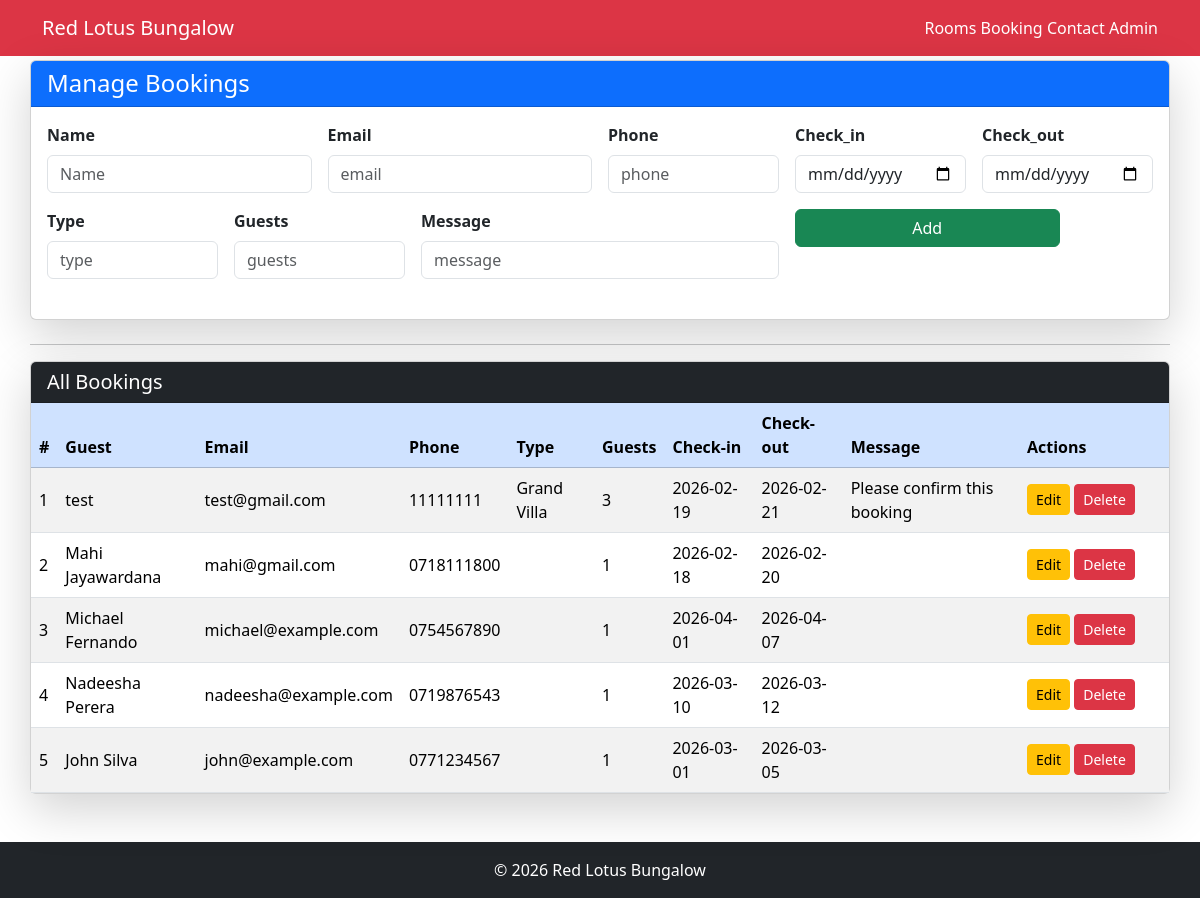
Page /admin/manage_bookings.php on the earlier database version.
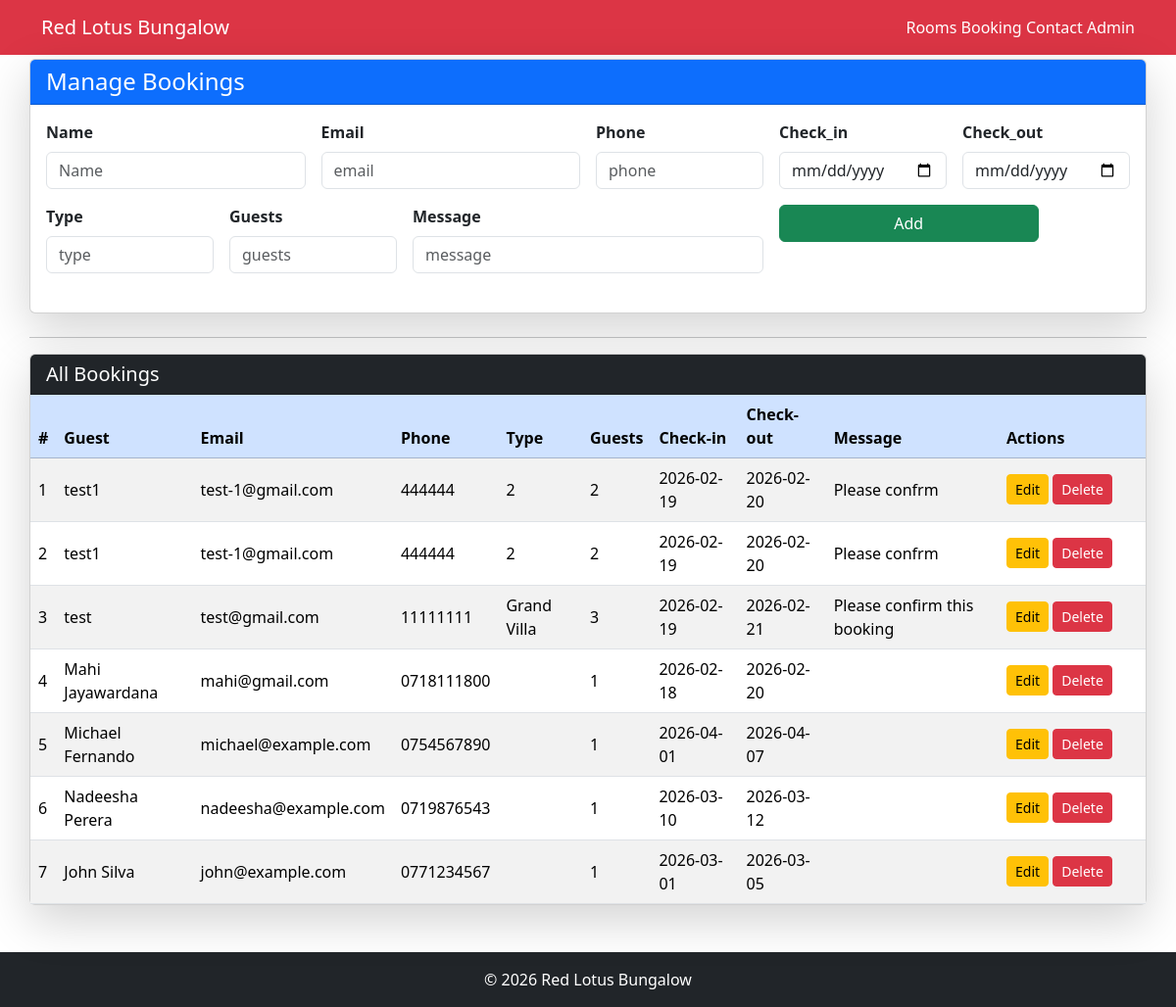
Same page on the later database version.
### tables this page shows
CREATE TABLE `bookings` (
  `id` int(11) NOT NULL,
  `customer_name` varchar(100) NOT NULL,
  `email` varchar(100) DEFAULT NULL,
  `phone` varchar(20) DEFAULT NULL,
  `room_id` int(11) DEFAULT NULL,
  `check_in` date DEFAULT NULL,
  `check_out` date DEFAULT NULL,
  `total_price` decimal(10,2) DEFAULT NULL,
  `status` varchar(20) DEFAULT 'Pending',
  `room_type` varchar(50) DEFAULT NULL,
  `guests` int(11) DEFAULT 1,
  `message` varchar(100) DEFAULT NULL,
  `created_at` timestamp NOT NULL DEFAULT current_timestamp()
);

### admin/manage_bookings.php (the view, shortened to what this page needs)
<?php
include '../includes/header.php';
include '../includes/navbar.php';
require '../config/database.php';
$editBooking = null;
$bookings = $pdo->query("SELECT * FROM bookings ORDER BY id DESC")->fetchAll();
?>
<div class="container my-1 px-0">
    <div class="card shadow-lg mb-4">
        <div class="card-header bg-primary text-white">
            <h4 class="mb-0"><?= $editBooking ? 'Edit Bookings' : 'Manage Bookings' ?></h4>
        </div>
        <div class="card-body">
            <form method="POST" class="row g-3 mb-4">
                <div class="col-md-3">
                    <label class="form-label"><b>Name</b></label>
                    <input type="text" name="name" placeholder="Name" class="form-control"
                        value="<?= $editBooking['customer_name'] ?? '' ?>" required>
                </div>
                <div class="col-md-3">
                    <label class="form-label"><b>Email</b></label>
                    <input type="text" name="email" placeholder="email" class="form-control"
                        value="<?= $editBooking['email'] ?? '' ?>" required>
                </div>
                <div class="col-md-2">
                    <label class="form-label"><b>Phone</b></label>
                    <input type="text" name="phone" placeholder="phone" class="form-control"
                        value="<?= $editBooking['phone'] ?? '' ?>" required>
                </div>
                <div class="col-md-2">
                    <label class="form-label"><b>Check_in</b></label>
                    <input type="date" name="check_in" placeholder="check_in" class="form-control"
                        value="<?= $editBooking['check_in'] ?? '' ?>" required>
                </div>
                <div class="col-md-2">
                    <label class="form-label"><b>Check_out</b></label>
                    <input type="date" name="check_in" placeholder="check_out" class="form-control"
                        value="<?= $editBooking['check_out'] ?? '' ?>" required>
                </div>
                <div class="col-md-2">
                    <label class="form-label"><b>Type</b></label>
                    <input type="text" name="room_type" placeholder="type" class="form-control"
                        value="<?= $editBooking['room_type'] ?? '' ?>" required>
                </div>
                <div class="col-md-2">
                    <label class="form-label"><b>Guests</b></label>
                    <input type="text" name="guests" placeholder="guests" class="form-control"
                        value="<?= $editBooking['guests'] ?? '' ?>" required>
                </div>
                <div class="col-md-4">
                    <label class="form-label"><b>Message</b></label>
                    <input type="text" name="message" placeholder="message" class="form-control"
                        value="<?= $editBooking['message'] ?? '' ?>" required>
                </div>
<div class="col-md-3">
    <?php if ($editBooking): ?>
        <div class="d-flex gap-2">
            <button class="btn btn-warning flex-fill" name="update">
                Update
            </button>
            <a href="<?= $_SERVER['PHP_SELF'] ?>"
               class="btn btn-secondary flex-fill">
                Cancel
            </a>
        </div>
    <?php else: ?>
        <button class="btn btn-success w-100" name="add">
            Add
        </button>
    <?php endif; ?>
</div>            </form>
        </div>
    </div>
    <hr>
    <div class="card shadow-lg">
        <div class="card-header bg-dark text-white">
            <h5 class="mb-0">All Bookings</h4>
        </div>
        <div class="table-responsive">
            <table class="table table-striped table-hover align-middle mb-0">
                <thead class="table-primary">
                    <tr>
                        <th>#</th>
                        <th>Guest</th>
                        <th>Email</th>
                        <th>Phone</th>
                        <th>Type</th>
                        <th>Guests</th>
                        <th>Check-in</th>
                        <th>Check-out</th>
                        <th>Message</th>
                        <th width="150">Actions</th>
                    </tr>
                </thead>
                <tbody>
                    <?php foreach ($bookings as $index => $booking): ?>
                        <tr>
                            <td><?= $index + 1 ?></td>
                            <td><?= htmlspecialchars($booking['customer_name']) ?></td>
                            <td><?= htmlspecialchars($booking['email']) ?></td>
                            <td><?= htmlspecialchars($booking['phone']) ?></td>
                            <td><?= htmlspecialchars($booking['room_type']) ?></td>
                            <td><?= htmlspecialchars($booking['guests']) ?></td>
                            <td><?= htmlspecialchars($booking['check_in']) ?></td>
                            <td><?= htmlspecialchars($booking['check_out']) ?></td>
                            <td><?= htmlspecialchars($booking['message']) ?></td>
                            <td>
                                <a href="?edit=<?= $booking['id'] ?>" class="btn btn-sm btn-warning">Edit</a>
                                <a href="?delete=<?= $booking['id'] ?>"
                                    class="btn btn-sm btn-danger"
                                    onclick="return confirm('Delete this booking?')">
                                    Delete
                                </a>
                            </td>
                        </tr>
                    <?php endforeach; ?>
                </tbody>
            </table>
        </div>
    </div>
</div>
<?php include '../includes/footer.php'; ?>

### includes/header.php (shortened to what this page needs)
<!DOCTYPE html>
<html>
<head>
    <link href="https://cdn.jsdelivr.net/npm/bootstrap@5.3.2/dist/css/bootstrap.min.css" rel="stylesheet">
</head>
<body>

### includes/navbar.php
<nav class="navbar navbar-expand-lg navbar-dark bg-danger">
  <div class="container">
    <a class="navbar-brand" href="index.php">Red Lotus Bungalow</a>
    <div>
      <a class="nav-link d-inline text-white" href="manage_rooms.php">Rooms</a>
      <a class="nav-link d-inline text-white" href="manage_bookings.php">Booking</a>
      <a class="nav-link d-inline text-white" href="contact.php">Contact</a>
      <a class="nav-link d-inline text-white" href="login.php">Admin</a>
    </div>
  </div>
</nav>

### includes/footer.php (shortened to what this page needs)
<footer class="bg-dark text-white text-center p-3 mt-5">
    © <?php echo date("Y"); ?> Red Lotus Bungalow
</footer>
</body>
</html>

Differences in the rows shown:
added bookings: customer_name "test1", email "test-1@gmail.com", phone "444444", room_type "2", guests "2", check_in "2026-02-19", check_out "2026-02-20", message "Please confrm"
added bookings: customer_name "test1", email "test-1@gmail.com", phone "444444", room_type "2", guests "2", check_in "2026-02-19", check_out "2026-02-20", message "Please confrm"
